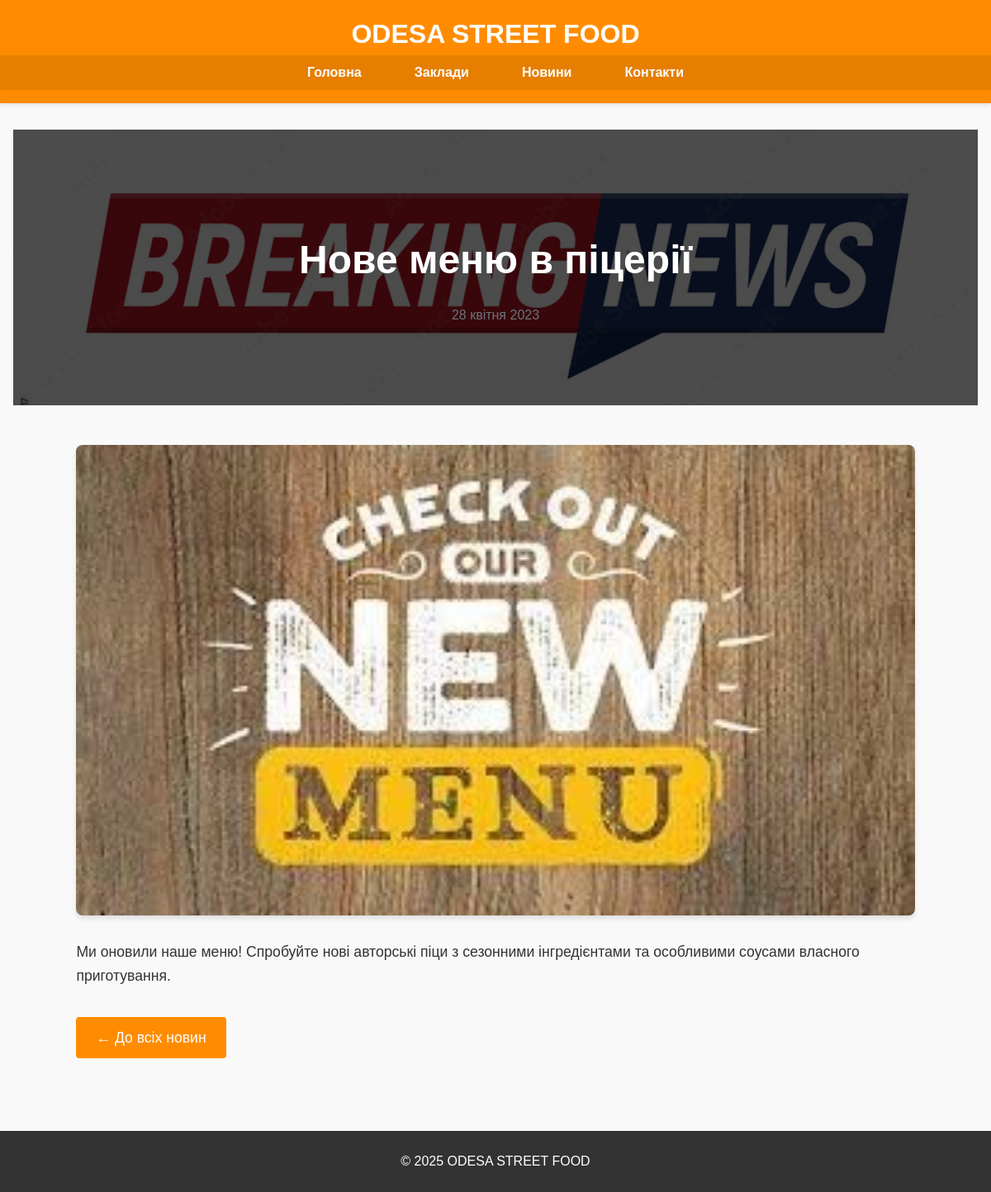
Before: /news/2 with the older database file.
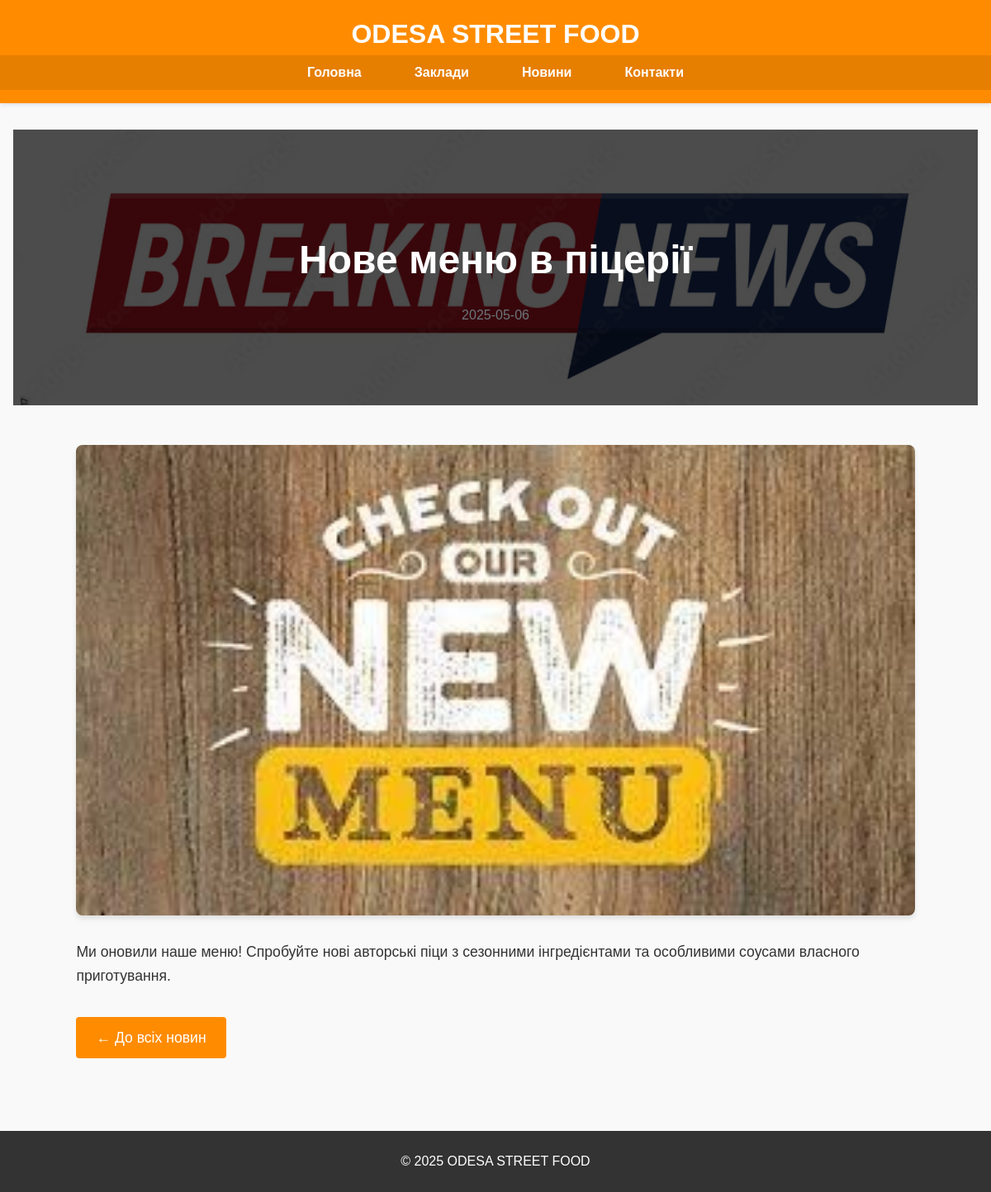
After: the same page with the newer database file.
### tables this page shows
CREATE TABLE news
                 (
                     id
                     INTEGER
                     PRIMARY
                     KEY
                     AUTOINCREMENT,
                     title
                     TEXT
                     NOT
                     NULL,
                     date
                     TEXT
                     NOT
                     NULL,
                     content
                     TEXT
                     NOT
                     NULL,
                     image
                     TEXT
                     NOT
                     NULL
                 );

### app.py (the view)
@app.route('/news/<int:news_id>')
def news_item(news_id):
    conn = sqlite3.connect('news.db')
    c = conn.cursor()
    c.execute("SELECT * FROM news WHERE id = ?", (news_id,))
    news_item = dict(zip(['id', 'title', 'date', 'content', 'image'], c.fetchone()))
    conn.close()
    return render_template('news_item.html', now=datetime.now(), news_item=news_item)

### templates/news_item.html (shortened to what this page needs)
{% extends "base.html" %}
{% block content %}
<section class="news-header">
    <h1>{{ news_item.title }}</h1>
    <p class="news-date">{{ news_item.date }}</p>
</section>
<section class="news-single">
    <div class="container">
        <div class="news-image-full">
            <img src="{{ url_for('static', filename='images/news/' + news_item.image) }}" alt="{{ news_item.title }}">
        </div>
        <div class="news-content-full">
            <p>{{ news_item.content }}</p>
            <a href="/news" class="btn">← До всіх новин</a>
        </div>
    </div>
</section>
{% endblock %}

### templates/base.html (shortened to what this page needs)
<!DOCTYPE html>
<html lang="uk">
<head>
    <link rel="stylesheet" href="{{ url_for('static', filename='css/style.css') }}">
<link rel="stylesheet" href="https://cdnjs.cloudflare.com/ajax/libs/font-awesome/5.15.4/css/all.min.css">
</head>
<body>
    <header>
        <h1>ODESA STREET FOOD</h1>
        <nav>
            <ul>
                <li><a href="{{ url_for('index') }}">Головна</a></li>
                <li><a href="{{ url_for('restaurants') }}">Заклади</a></li>
                <li><a href="{{ url_for('news') }}">Новини</a></li>
                <li><a href="{{ url_for('contacts') }}">Контакти</a></li>
            </ul>
        </nav>
    </header>
    <main>
        {% block content %}{% endblock %}
    </main>
    <footer>
        <p>&copy; {{ now.year }} ODESA STREET FOOD</p>
    </footer>
</body>
</html>

### static/css/style.css (style rules this page uses)
body { font-family: 'Arial', sans-serif; margin: 0; padding: 0; line-height: 1.6; color: #333; background-color: #f9f9f9; }
header { background: #ff8c00; color: white; padding: 1rem 0; box-shadow: 0 2px 5px rgba(0,0,0,0.1); }
header h1 { margin: 0; padding: 0 1rem; text-align: center; font-size: 2rem; }
nav { background: #e67e00; padding: 0.5rem 0; }
nav ul { list-style: none; padding: 0; margin: 0; display: flex; justify-content: center; gap: 2rem; flex-wrap: wrap; }
nav a { color: white; text-decoration: none; font-weight: bold; padding: 0.5rem 1rem; border-radius: 4px; transition: background-color 0.3s; }
main { max-width: 1200px; margin: 2rem auto; padding: 0 1rem; }
footer { background: #333; color: white; text-align: center; padding: 1.5rem; margin-top: 3rem; }
footer p { margin: 0; }
.container { width: 90%; max-width: 1200px; margin: 0 auto; }
.btn { display: inline-block; background: #ff8c00; color: white; padding: 0.7rem 1.5rem; border-radius: 4px; text-decoration: none; margin-top: 1rem; transition: background 0.3s; }
.news-header { background: linear-gradient(rgba(0,0,0,0.7), rgba(0,0,0,0.7)), url('../images/news-bg.jpg'); background-size: cover; background-position: center; color: white; text-align: center; padding: 5rem 0; margin-bottom: 3rem; }
.news-header h1 { font-size: 3rem; margin-bottom: 1rem; }
.news-date { color: #ff8c00; font-size: 0.9rem; }
.news-date { color: #6c757d; font-size: 1rem; display: block; margin-top: 10px; }
.news-single { max-width: 1200px; margin: 0 auto; padding: 0 20px; }
.news-image-full { margin-bottom: 30px; border-radius: 8px; overflow: hidden; box-shadow: 0 4px 6px rgba(0, 0, 0, 0.1); }
.news-image-full img { width: 100%; height: auto; display: block; transition: transform 0.3s ease; }
.news-content-full { line-height: 1.6; font-size: 1.1rem; color: #333; padding-bottom: 40px; }
.news-content-full p { margin-bottom: 20px; }

Changed rows visible on the page:
changed news "Нове меню в піцерії": date "28 квітня 2023" → "2025-05-06"
